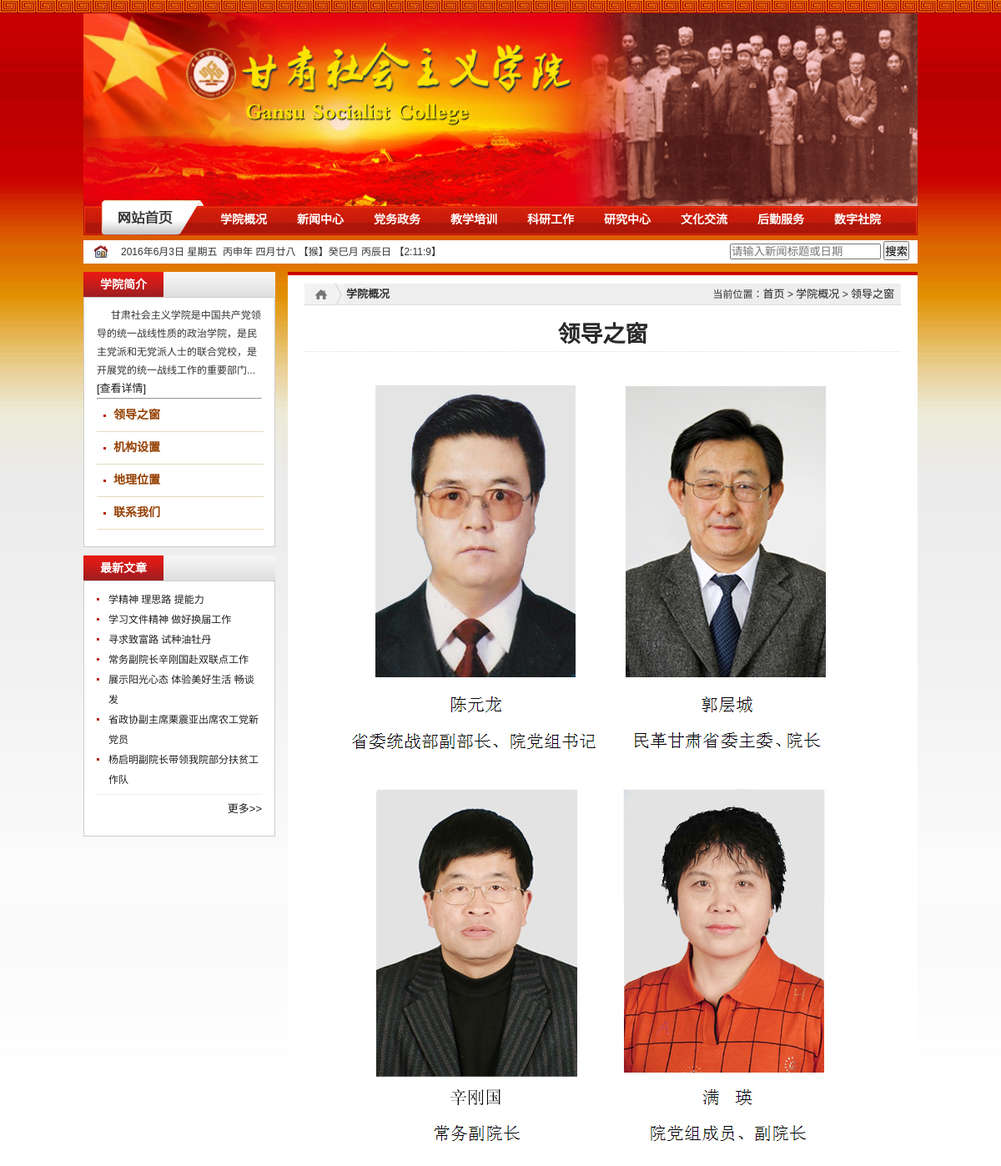
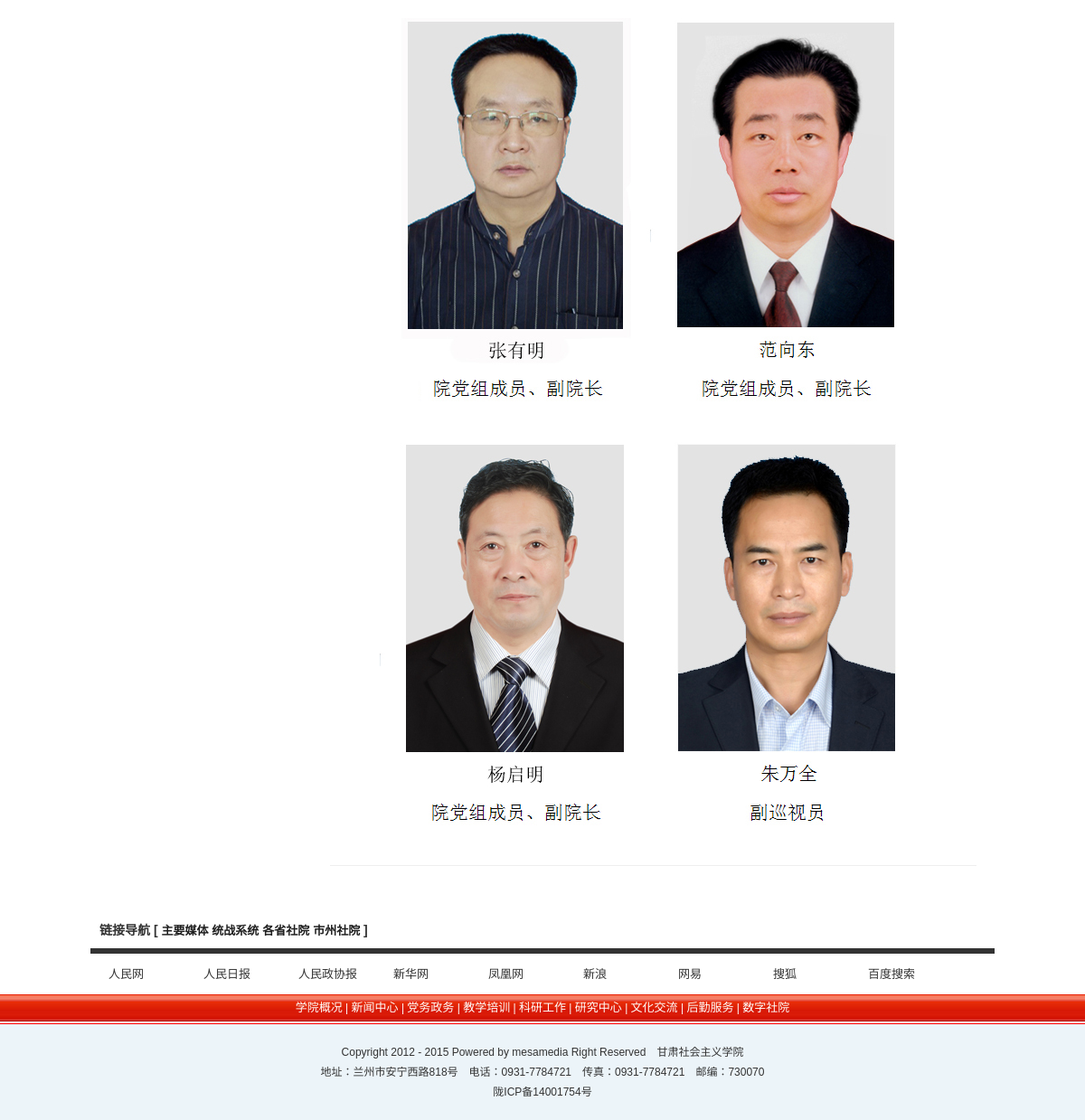
The app's page /category/2/ with its own data (2 pictures, top to bottom).
### gsshy/models.py (models this page shows, shortened)
class TopHandoverPicture(models.Model):
    title = models.CharField(u'图片名称', max_length=30)
    description = models.CharField(u'图片描述', max_length=50)
    image = models.ImageField(u'图片', upload_to='top_handover_picture/%Y/%m', blank=True, null=True)
    date_joined = models.DateTimeField(u'添加时间', auto_now_add=True)
    index = models.IntegerField(u'排列顺序', default=999)
    class Meta:
        verbose_name = u'置顶切换图片'
        verbose_name_plural = verbose_name
        ordering = ['id',]

class NavigationCategory(models.Model):
    name = models.CharField(u'导航名称', max_length=30, unique=True)
    index = models.IntegerField(u'排列顺序', default=999)
    class Meta:
        verbose_name = u'导航分类'
        verbose_name_plural = verbose_name
        ordering = ['id',]

class Category(models.Model):
    name = models.CharField(u'分类名称', max_length=30, unique=True)
    navigation_category = models.ForeignKey(NavigationCategory, verbose_name=u'所属导航分类')
    index = models.IntegerField(u'排列顺序', default=999)
    class Meta:
        verbose_name = u'分类'
        verbose_name_plural = verbose_name
        ordering = ['id',]

class Article(models.Model):
    STATUS_CHOICES = (
        ('no', u'草案'),
        ('yes', u'已发布'),
    )
    title = models.CharField(u'新闻标题', max_length=50)
    subtitle = models.CharField(u'副标题', max_length=30, blank=True, help_text=u'此新闻若要设置副标题，请添加新闻副标题')
    image_url = models.ImageField(u'新闻标题图片', upload_to='article/%Y/%m', blank=True, null=True, help_text=u'此新闻若要在首页轮播展示，请添加标题展示图片')
    content = models.TextField(u'新闻内容', blank=True, null=True)
    download_file1 = models.FileField(u'附件1', upload_to='file/%Y/%m', blank=True, null=True, help_text=u'此新闻若有下载附件，请添加相关附件')
    download_name1 = models.CharField(u'附件名称1', max_length=50, default=u'下载文件1', help_text=u'若已添加下载附件，请为附件填写名称')
    download_file2 = models.FileField(u'附件2', upload_to='file/%Y/%m', blank=True, null=True, help_text=u'此新闻若有下载附件，请添加相关附件')
    download_name2 = models.CharField(u'附件名称2', max_length=50, default=u'下载文件2', help_text=u'若已添加下载附件，请为附件填写名称')
    download_file3 = models.FileField(u'附件3', upload_to='file/%Y/%m', blank=True, null=True, help_text=u'此新闻若有下载附件，请添加相关附件')
    download_name3 = models.CharField(u'附件名称3', max_length=50, default=u'下载文件3', help_text=u'若已添加下载附件，请为附件填写名称')
    date_published = models.DateTimeField(u'发布时间')
    release_unit = models.ForeignKey(UserProfile, verbose_name=u'发布单位')
    news_category = models.ForeignKey(Category, verbose_name=u'新闻类别')
    status = models.CharField(u'文章状态', max_length=3, choices=STATUS_CHOICES, default='no')
    view_count = models.PositiveIntegerField(u'浏览次数', default=0)
    index = models.IntegerField(u'排列顺序', default=999)
    class Meta:
        verbose_name = u'文章'
        verbose_name_plural = verbose_name
        ordering = ['-date_published',]

class CollegeProfile(models.Model):
    title = models.CharField(u'机构名称', max_length=30)
    content = models.TextField(u'机构展示内容', blank=True, null=True)
    index = models.IntegerField(u'排列顺序', default=999)
    class Meta:
        verbose_name = u'学院概况'
        verbose_name_plural = verbose_name
        ordering = ['id',]

class Link(models.Model):
    title = models.CharField(u'链接名称', max_length=30, unique=True)
    description = models.CharField(u'链接描述', max_length=50)
    callback_url = models.URLField(u'回调地址')
    date_joined = models.DateTimeField(u'添加时间', auto_now_add=True)
    link_category = models.ForeignKey(LinkCategory, verbose_name=u'链接类别')
    index = models.IntegerField(u'排列顺序', default=999)
    class Meta:
        verbose_name = u'友情链接'
        verbose_name_plural = verbose_name
        ordering = ['id',]

### gsshy/views.py (the view)
# urls.py: url(r'^category/(?P<category_id>[0-9]+)/$', category, name='category'),
def category(request, category_id):
    try:
        category_obj = Category.objects.get(pk=category_id)
        category_name = category_obj.name
        if category_name == u'学院简介':
            return redirect('/introduce/')
        elif category_obj.navigation_category.name == u'学院概况':
            college_profile = CollegeProfile.objects.get(title=category_name)
            return render(request, 'college_profile.html', locals())
        elif category_name == u'网络教育平台':
            return redirect('http://gs.gwypx.com.cn:84/login.jsp')
        elif category_name == u'非公经济网络教育平台':
            return redirect('http://gsfg.gwypx.com.cn:84/login.jsp')
        elif category_name == u'学习秘书':
            return redirect('http://ta11.gwypx.com.cn:84/portal/login.action')
        elif category_name == u'数字图书馆':
            return redirect('http://www.zysylib.org.cn/portal/index.jsp')
        else:
            news = published_articles.filter(news_category__id=category_id)
            news = get_page(request, news)
            news.nav = category_obj.navigation_category #将小分类所对应的导航分类赋值给nav属性
            news.cate_name = category_name
            return render(request, 'new_list.html', locals())
    except Exception as e:
        logger(e)
        return render(request, 'index.html', locals())

### gsshy/views.py (called while the page is built)
def is_latest_article(request, date):
    date_published_timestamp = int(time.mktime(date.timetuple()))
    now_timestamp = int(time.mktime(timezone.now().timetuple()))
    seconds = now_timestamp - date_published_timestamp
    seconds_of_two_month = 2*30*24*60*60
    if seconds <= seconds_of_two_month:
        return True
    else:
        return False

### templates/college_profile.html (shortened to what this page needs)
{% extends 'article_news_base.html' %}
{% block content %}
    <div class="w750 fr">
        <div id="list_news">
            <h3 class="postion">
                <span class="dq fl">学院概况</span>
                <span class="pos fr">
                    当前位置：<a href="{% url 'gsshy:index' %}">首页</a> > <a href="{% url 'gsshy:index' %}">学院概况</a> > <a href="">{{ college_profile.title }}</a>
                </span>
            </h3>
            <div class="content_container">
                <h3>
                    {{ college_profile.title }}
                </h3>
                <div class="function">
                </div>
                <div>
                    {{ college_profile.content|safe }}
                </div>
            </div>
			<div class="prenext"></div>
        </div>
    </div>
{% endblock %}

### templates/header.html (shortened to what this page needs)
{% load staticfiles %}
<link href="{% static 'css/menu.css' %}" rel="stylesheet" />
<div id="topline"></div>
<div id="top_box">
	<div id="top_banner">
		<div class="flash1">
			<div id="flash">
				<ul id="ContentID">
                    {% for pic in top_handover_pics %}
                        <li><img border=0 src="{{ MEDIA_URL }}{{ pic.image }}" width="1000" height="231"></li>
                    {% endfor %}
  				</ul>
  			</div>
		</div>
	</div>
	<div id="nav_box">
		<div class="nav" id="nav">
			<ul id="topnav">
				<li class="home"><a href="{% url 'gsshy:index' %}"></a></li>&nbsp;
                {% for navigation_category in navigation_category_list %}
                    <li class="nav_fr"><a href="{% url 'gsshy:nav' navigation_category.id %}" target="_blank">{{ navigation_category.name }}</a>
                    </li>
                {% endfor %}
			</ul>
		</div>
	</div>
</div>
<div id="top_ad">
	<div id="top_ad_box">
		<div id="time">
			<div class="date fl">
			</div>
            <div class="search" align="right">
                <form action="{% url 'gsshy:search' %}" method="post">
                    <input type="text" name="keyword" placeholder="请输入新闻标题或日期" size="20">
                    <button type="submit">搜索</button>
                </form>
            </div>
		</div>
	</div>
</div>

### templates/list_left.html (shortened to what this page needs)
{% load staticfiles %}
<div class="w230 fl">
    <div class="list_menu">
    	<div class="tit"><span class="on fl">学院简介</span></div>
    	<div class="border">
            &nbsp;&nbsp;&nbsp;&nbsp;&nbsp;甘肃社会主义学院是中国共产党领导的统一战线性质的政治学院，是民主党派和无党派人士的联合党校，是开展党的统一战线工作的重要部门...
    		<a href="{% url 'gsshy:introduce' %}" class="more">[查看详情]</a><hr>
    		<ul class="s_menu">
                {% for college_category in college_categories %}
                    <li><a href="{% url 'gsshy:category' college_category.id %}">{{ college_category.name }}</a></li>
                {% endfor %}
    		</ul>
    	</div>
    	<div class="tit" style="margin-top:10px;"><span class="on fl">最新文章</span></div>
    	<div class="news">
    		<ul class="n_txt">
                {% for latest_publish_new in latest_publish_news %}
                    <li><a href="{% url 'gsshy:new' latest_publish_new.id %}" >{{ latest_publish_new.title|truncatechars:17 }}</a></li>
                {% endfor %}
    		</ul>
            <div class="more">
                <a href="{% url 'gsshy:more' %}" >更多>></a>
            </div>
    	</div>
    </div>
</div>

### templates/footer.html (shortened to what this page needs)
{% load staticfiles %}
<div class="w1000 partners">
<h1 id="jj">
	链接导航
	[
		<a href="javascript:void(0)" class="hover" onmouseover="linkTag(this, 1, 'aa', 4)">主要媒体</a>
		<a href="javascript:void(0)" onmouseover="linkTag(this, 2, 'aa', 4)">统战系统</a>
		<a href="javascript:void(0)" onmouseover="linkTag(this, 3, 'aa', 4)">各省社院</a>
		<a href="javascript:void(0)" onmouseover="linkTag(this, 4, 'aa', 4)">市州社院</a>
	]
</h1>
{% for links in links_list %}
    <div class="partnersLinks" id="aa{{ links.index }}" style="{% if links.display == 0 %}display:none{% endif %} ">
        <ul>
            {% for link in links %}
                <li><a href="{{ link.callback_url }}" target="_blank">{{ link.title }}</a></li>
            {% endfor %}
        </ul>
    </div>
{% endfor %}
</div>
<div class="footer-column center">
    {% for navigation_category in navigation_category_list %}
        {% if forloop.last %}
            <a href="{% url 'gsshy:nav' navigation_category.id %}" target="_blank">{{ navigation_category.name }}</a>
        {% else %}
            <a href="{% url 'gsshy:nav' navigation_category.id %}" target="_blank">{{ navigation_category.name }}</a> |
        {% endif %}
    {% endfor %}
</div>
<div id="foot">
	<div class="copy_right">
		<div class="w1000">
			<p>Copyright 2012 - 2015 Powered by mesamedia Right Reserved　甘肃社会主义学院</p>
            <p>地址：兰州市安宁西路818号　电话：0931-7784721　传真：0931-7784721　邮编：730070</p>
            <p>陇ICP备14001754号</p>
		</div>
	</div>
</div>

### static/css/common.css (style rules this page uses)
BODY { line-height:22px; }
#topline { width:100%; height:16px;BACKGROUND: url(../images/top_bg.jpg) repeat-x left top; overflow:hidden; }
#top_box { width:1000px; margin:0 auto; }
#top_banner { width:100%; overflow:hidden }
#top_banner .flash1 { margin-left:0px; height:231px; overflow:hidden; }
#nav_box { width:100%; height:42px; POSITION: relative; }
#nav_box .nav { Z-INDEX: 100; POSITION: absolute; WIDTH: 100%;BACKGROUND: url(../images/nav_bg3.png) no-repeat center 0px; HEIGHT: 42px; padding-top:7px; LEFT: 0px; top:-7px; }
#nav_box .nav ul li { float:left; }
#nav_box .nav ul li a { font-family:"΢���ź�"; font-size:14px; font-weight:bold; color:#fff; line-height:34px; padding-left:20px; padding-right:20px; }
#nav_box .nav ul li.home { float:left; margin-left:0px; margin-right:0px; width:131px; margin-right:15px;_margin-right:10px; _width:auto; text-indent:999px; }
#nav_box .nav ul li.home a { display:block; width:131px; height:34px; padding-left:0px; padding-right:0px; }
#time { height:28px; line-height:28px; BACKGROUND:url(../images/time.png) no-repeat left center; margin-top:-3px; }
#time .date { height:28px; padding-left:35px; padding-right:10px; }
#top_ad { width:1000px; margin:2px auto; background:#fff; }
#top_ad #top_ad_box { width:980px; margin:0 auto; }
.partners H1 { BORDER-BOTTOM: #333333 6px solid; PADDING-BOTTOM: 8px; PADDING-LEFT: 10px; PADDING-RIGHT: 0px; FONT-SIZE: 14px; PADDING-TOP: 10px }
.partnersLinks { LINE-HEIGHT: 25px; MARGIN: 10px 20px 0px }
.partnersLinks A { COLOR: #333 }
.partnersLinks li { float:left; width:105px; height:25px; overflow:hidden }
.footer-column { LINE-HEIGHT: 30px; BACKGROUND-COLOR: #cc0000; HEIGHT: 30px; margin-top:10px;background: url(../images/foot_bg.jpg) repeat-x; }
.footer-column { COLOR: #fff }
.footer-column A { COLOR: #fff }
.center { TEXT-ALIGN: center }
#foot { margin-top:0px!important; }
#foot .copy_right { margin-top:2px; background-color:#ecf4f9; padding:10px 0px; border-top:1px #ff0000 solid; }
#foot .copy_right p { text-align:center; line-height:22px; }

### static/css/menu.css (style rules this page uses)
* { margin:0;padding:0; }
#nav { line-height: 42px; list-style-type: none; }
#nav a { display:block; text-align:center; padding:0px 7px;margin:0px 0px; }
#nav a:link { color:#fff; text-decoration:none; }
#nav li { float: left; margin:0px -2px; }

### records on screen
TopHandoverPicture: image (picture)
NavigationCategory: name "学院概况"
NavigationCategory: name "新闻中心"
NavigationCategory: name "党务政务"
NavigationCategory: name "教学培训"
NavigationCategory: name "科研工作"
NavigationCategory: name "研究中心"
NavigationCategory: name "文化交流"
NavigationCategory: name "后勤服务"
NavigationCategory: name "数字社院"
Category: name "领导之窗"
Category: name "机构设置"
Category: name "地理位置"
Category: name "联系我们"
Article: title "学精神 理思路 提能力"
Article: title "学习文件精神 做好换届工作"
Article: title "寻求致富路 试种油牡丹"
Article: title "常务副院长辛刚国赴双联点工作"
Article: title "展示阳光心态 体验美好生活 畅谈发"
Article: title "省政协副主席栗震亚出席农工党新党员"
Article: title "杨启明副院长带领我院部分扶贫工作队"
CollegeProfile: title "领导之窗", content (picture)
Link: title "人民网"
Link: title "人民日报"
Link: title "人民政协报"
Link: title "新华网"
Link: title "凤凰网"
Link: title "新浪"
Link: title "网易"
Link: title "搜狐"
Link: title "百度搜索"
